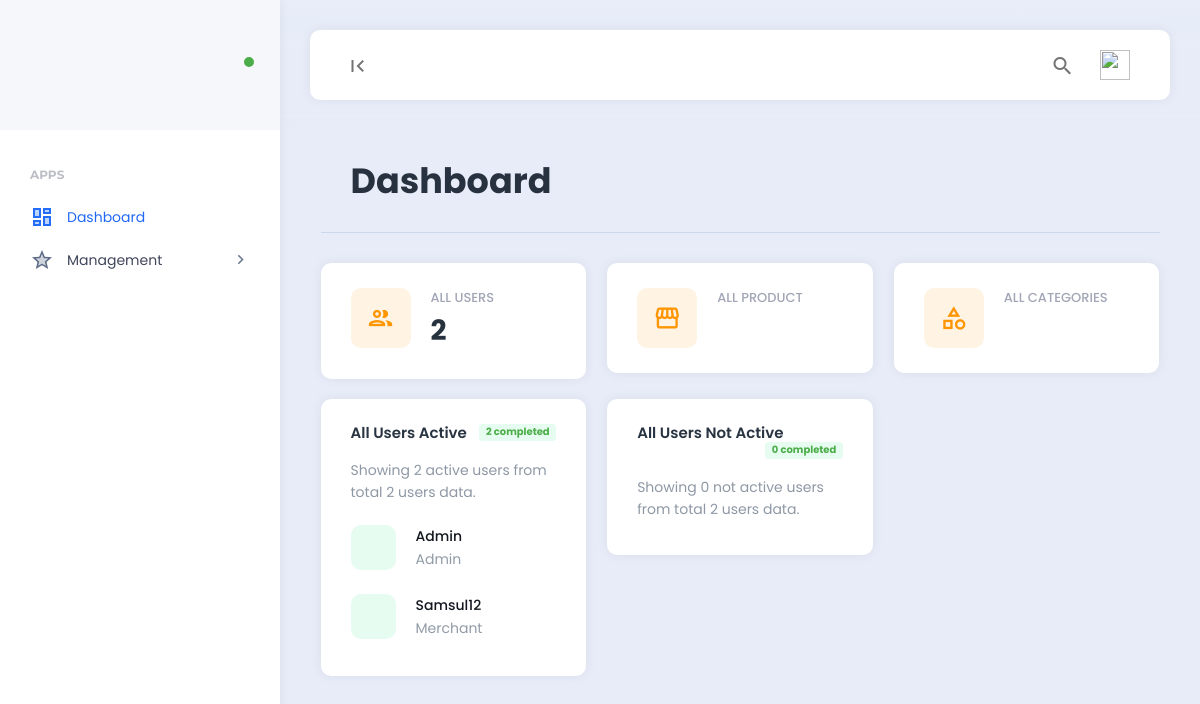
The page /dashboard (signed in) on the database its author committed.
### tables this page shows
CREATE TABLE `user` (
  `id` int(11) NOT NULL,
  `nama` varchar(126) DEFAULT NULL,
  `username` varchar(126) DEFAULT NULL,
  `alamat` longtext DEFAULT NULL,
  `email` varchar(126) DEFAULT NULL,
  `password` varchar(256) DEFAULT NULL,
  `no_hp` varchar(100) DEFAULT NULL,
  `image` varchar(126) DEFAULT NULL,
  `id_role` int(11) DEFAULT NULL,
  `is_active` int(11) DEFAULT NULL,
  `delete_sts` int(11) DEFAULT NULL,
  `created_at` datetime DEFAULT NULL,
  `created_user` varchar(126) DEFAULT NULL,
  `updated_at` datetime DEFAULT NULL,
  `updated_user` varchar(126) DEFAULT NULL
);

### application/modules/dashboard/controllers/Dashboard.php (called while the page is built, shortened)
<?php
class Dashboard extends CI_Controller
{
  public function __construct()
  {
    $this->load->model('user/User_model', 'userModel');
  }
  public function index()
  {
    $data['title'] = 'Dashboard';
    $data['data_users_active'] = $this->userModel->getDataUsersActive()->result_array();
    $data['data_users_not_active'] = $this->userModel->getDataUsersNotActive()->result_array();
    $data['data_all_users'] = $this->userModel->getAllDataUsers()->result();
    $this->load->view('templates/header/header', $data);
    $this->load->view('dashboard/dashboard', $data);
    $this->load->view('templates/footer/footer', $data);
  }
}

### index.php (called while the page is built, shortened)
<?php
require_once BASEPATH.'core/CodeIgniter.php';

### application/third_party/MX/Router.php (called while the page is built, shortened)
<?php (defined('BASEPATH')) or exit('No direct script access allowed');
require dirname(__FILE__) . '/Modules.php';
class MX_Router extends CI_Router
{
	public $module;
	public function fetch_module()
	{
		return $this->module;
	}
	public function locate($segments)
	{
		$ext = $this->config->item('controller_suffix') . EXT;
		list($module, $directory, $controller) = array_pad($segments, 3, NULL);
		foreach (Modules::$locations as $location => $offset) {
			if (is_dir($source = $location . $module . '/controllers/')) {
				$this->module = $module;
				if (is_file($source . ucfirst($module) . $ext)) {
					return $segments;
				}
			}
		}
	}
}

### application/third_party/MX/Modules.php (called while the page is built, shortened)
<?php (defined('BASEPATH')) or exit('No direct script access allowed');
class Modules
{
	public static $routes, $registry, $locations;
	public static function load_file($file, $path, $type = 'other', $result = TRUE)
	{
		$file = str_replace(EXT, '', $file);
		$location = $path . $file . EXT;
		return $result;
	}
	public static function find($file, $module, $base)
	{
		$segments = explode('/', $file);
		$file = array_pop($segments);
		$file_ext = (pathinfo($file, PATHINFO_EXTENSION)) ? $file : $file . EXT;
		$path = ltrim(implode('/', $segments) . '/', '/');
		$module ? $modules[$module] = $path : $modules = array();
		if (!empty($segments)) {
			$modules[array_shift($segments)] = ltrim(implode('/', $segments) . '/', '/');
		}
		foreach (Modules::$locations as $location => $offset) {
			foreach ($modules as $module => $subpath) {
				$fullpath = $location . $module . '/' . $base . $subpath;
				if ($base == 'libraries/' or $base == 'models/') {
					if (is_file($fullpath . ucfirst($file_ext))) return array($fullpath, ucfirst($file));
				} else
					if (is_file($fullpath . $file_ext)) return array($fullpath, $file);
			}
		}
		return array(FALSE, $file);
	}
}

### application/modules/user/models/User_model.php (called while the page is built, shortened)
<?php
class User_model extends CI_Model
{
  public function getAllDataUsers()
  {
    $this->db->select('a.*');
    $this->db->from('user a');
    $query = $this->db->get();
    return $query;
  }
  public function getDataUsersActive()
  {
    $this->db->select('a.*');
    $this->db->where('is_active', 1);
    $this->db->from('user a');
    $query = $this->db->get();
    return $query;
  }
  public function getDataUsersNotActive()
  {
    $this->db->select('a.*');
    $this->db->where('is_active', 2);
    $this->db->from('user a');
    $query = $this->db->get();
    return $query;
  }
}

### application/modules/dashboard/views/dashboard.php (the view, shortened to what this page needs)
<body>
  <div class="app align-content-stretch d-flex flex-wrap">
    <?= $this->load->view('templates/leftbar/leftbar'); ?>
    <div class="app-container">
      <?= $this->load->view('templates/topbar/topbar'); ?>
      <div class="app-content">
        <div class="content-wrapper">
          <div class="container">
            <div class="row">
              <div class="col">
                <div class="page-description">
                  <h1>Dashboard</h1>
                </div>
              </div>
            </div>
            <div class="row">
              <div class="col-xl-4">
                <div class="card widget widget-stats">
                  <div class="card-body">
                    <div class="widget-stats-container d-flex">
                      <div class="widget-stats-icon widget-stats-icon-warning">
                        <i class="material-icons-outlined">people</i>
                      </div>
                      <div class="widget-stats-content flex-fill">
                        <span class="widget-stats-title">All Users</span>
                        <span class="widget-stats-amount"><?= count($data_all_users) ?></span>
                      </div>
                    </div>
                  </div>
                </div>
              </div>
              <div class="col-xl-4">
                <div class="card widget widget-stats">
                  <div class="card-body">
                    <div class="widget-stats-container d-flex">
                      <div class="widget-stats-icon widget-stats-icon-warning">
                        <i class="material-icons-outlined">storefront</i>
                      </div>
                      <div class="widget-stats-content flex-fill">
                        <span class="widget-stats-title">All Product</span>
                      </div>
                    </div>
                  </div>
                </div>
              </div>
              <div class="col-xl-4">
                <div class="card widget widget-stats">
                  <div class="card-body">
                    <div class="widget-stats-container d-flex">
                      <div class="widget-stats-icon widget-stats-icon-warning">
                        <i class="material-icons-outlined">category</i>
                      </div>
                      <div class="widget-stats-content flex-fill">
                        <span class="widget-stats-title">All Categories</span>
                      </div>
                    </div>
                  </div>
                </div>
              </div>
            </div>
            <div class="row">
              <div class="col-xl-4">
                <div class="card widget widget-list">
                  <div class="card-header">
                    <h5 class="card-title">All Users Active<span class="badge badge-success badge-style-light"><?= count($data_users_active); ?> completed</span></h5>
                  </div>
                  <div class="card-body">
                    <span class="text-muted m-b-xs d-block"> Showing <?= count($data_users_active); ?> active users from total <?= count($data_all_users); ?> users data.</span>
                    <ul class="widget-list-content list-unstyled">
                      <?php foreach ($data_users_active as $user) : ?>
                        <li class="widget-list-item widget-list-item-green">
                          <span class="widget-list-item-icon">
                          </span>
                          <span class="widget-list-item-description">
                            <a href="#" class="widget-list-item-description-title">
                              <?= $user['nama'] ?>
                            </a>
                            <span class="widget-list-item-description-subtitle">
                              <?php if ($user['id_role'] == 1) : ?>
                                Admin
                              <?php elseif ($user['id_role'] == 2) : ?>
                                Merchant
                              <?php elseif ($user['id_role'] == 3) : ?>
                                Customer
                              <?php endif; ?>
                            </span>
                          </span>
                        </li>
                      <?php endforeach; ?>
                    </ul>
                  </div>
                </div>
              </div>
              <div class="col-xl-4">
                <div class="card widget widget-list">
                  <div class="card-header">
                    <h5 class="card-title">All Users Not Active<span class="badge badge-success badge-style-light"><?= count($data_users_not_active); ?> completed</span></h5>
                  </div>
                  <div class="card-body">
                    <span class="text-muted m-b-xs d-block"> Showing <?= count($data_users_not_active); ?> not active users from total <?= count($data_all_users); ?> users data.</span>
                  </div>
                </div>
              </div>
            </div>
          </div>
        </div>
      </div>
    </div>
  </div>

### rows shown on the page
user: nama "Admin"
user: nama "Samsul12", shows "Merchant"

### other values the page prints
count($data_all_users) "2"
count($data_users_active) "2"
count($data_users_not_active) "0"
